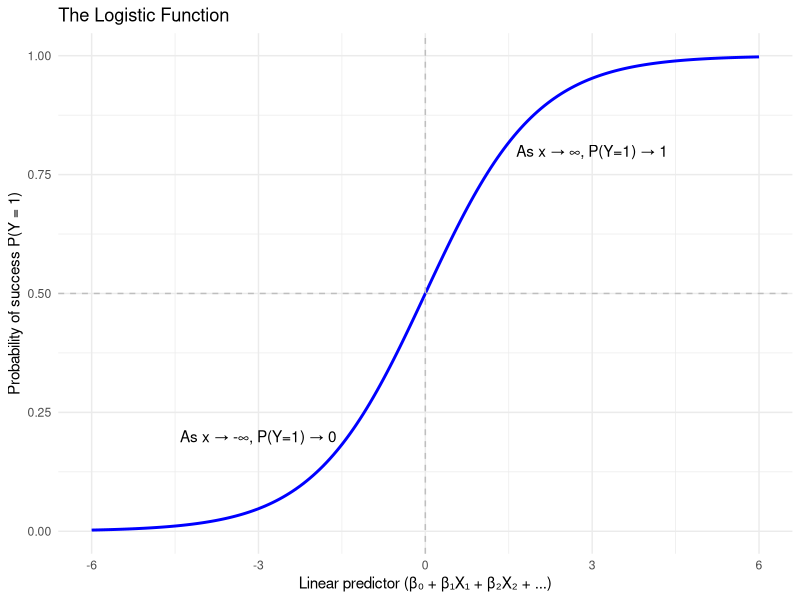
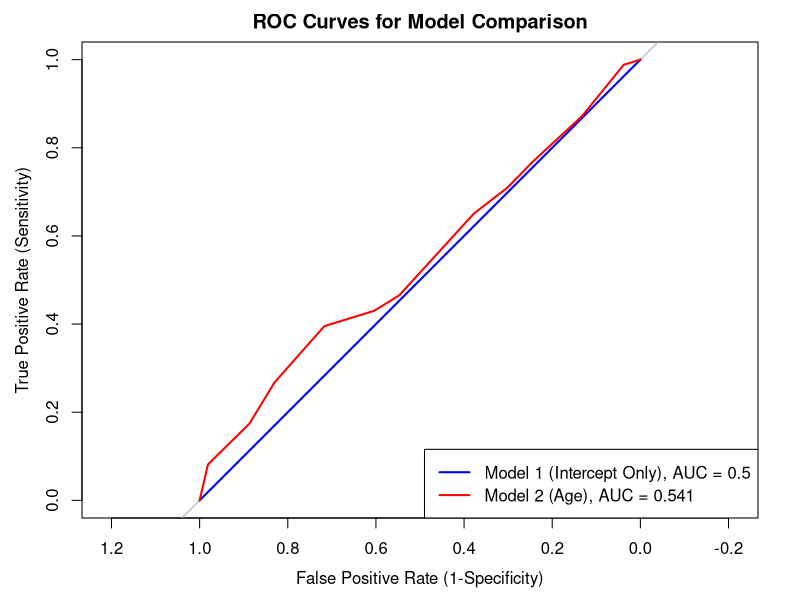
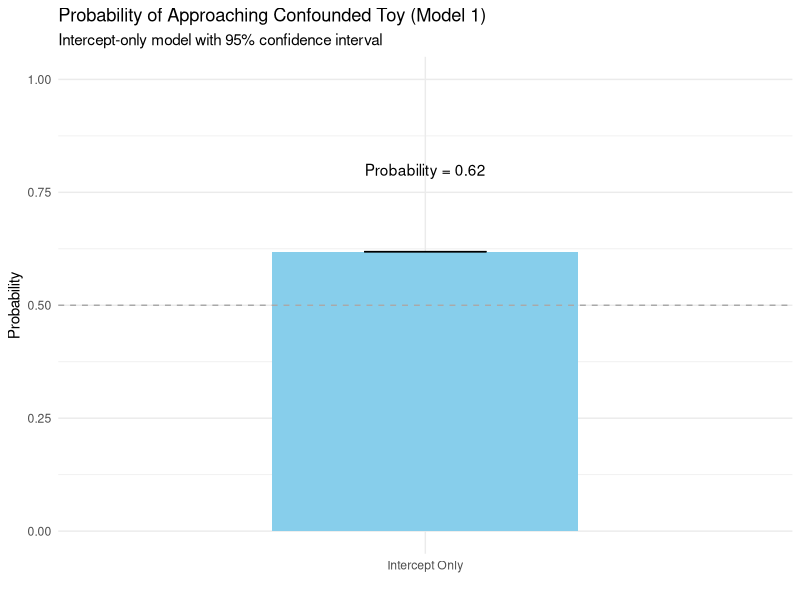
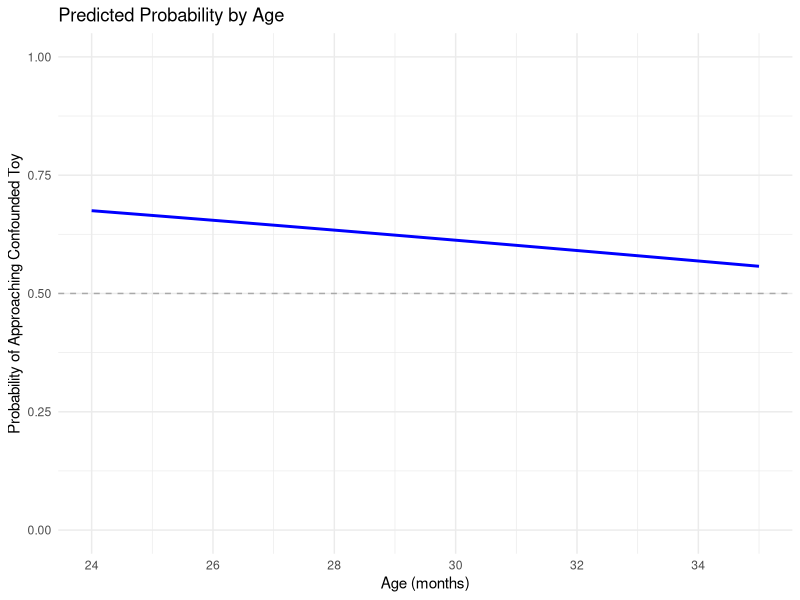

The R source for these figures, in order:
## ---- chunk 1
knitr::opts_chunk$set(
  warning = FALSE,
  message = FALSE,
  echo = TRUE,
  fig.width = 8,
  fig.height = 5
)
## ---- chunk 2
library(ggplot2)

# Create data for the logistic curve
x <- seq(-6, 6, length.out = 200)
y <- 1 / (1 + exp(-x))

# Plot the logistic curve
ggplot(data.frame(x = x, y = y), aes(x = x, y = y)) +
  geom_line(color = "blue", size = 1) +
  labs(
    x = "Linear predictor (β₀ + β₁X₁ + β₂X₂ + ...)",
    y = "Probability of success P(Y = 1)",
    title = "The Logistic Function"
  ) +
  theme_minimal() +
  geom_hline(yintercept = 0.5, linetype = "dashed", color = "gray") +
  geom_vline(xintercept = 0, linetype = "dashed", color = "gray") +
  annotate("text", x = -3, y = 0.2, label = "As x → -∞, P(Y=1) → 0") +
  annotate("text", x = 3, y = 0.8, label = "As x → ∞, P(Y=1) → 1")
## ---- chunk 3
library(tidyverse)
library(lme4)      # For mixed-effects logistic regression
library(ggplot2)   # For plotting
# Load data
data <- read.csv("case_study_data.csv")
head(data)
## ---- chunk 4
# Clean and reshape the data
clean_data <- data %>%
  select(subject_id, 
         age,
         pair_1_first_pick_confounding,
         pair_2_first_pick_confounding,
         pair_3_first_pick_confounding) %>%
  pivot_longer(
    cols = starts_with("pair"),
    names_to = "pair",
    values_to = "confounding"
  ) %>%
  filter(!is.na(confounding), confounding %in% c("C", "U"))

# Create a binary outcome variable (1 = approached confounded toy first)
analysis_data <- clean_data %>%
  mutate(
    approach_confounded = confounding == "C",
    age_centered = scale(age, center = TRUE, scale = FALSE)[,1]  # Center age
  )

# View the prepared data
head(analysis_data)
## ---- chunk 5
# Calculate overall proportions
overall_proportions <- clean_data %>%
  summarize(
    total = n(),
    confounded = sum(confounding == "C"),
    unconfounded = sum(confounding == "U"),
    prop_confounded = confounded/total,
    prop_unconfounded = unconfounded/total
  )

print("Overall Proportions:")
print(overall_proportions)

# Binomial test against chance
binom_test <- binom.test(
  x = overall_proportions$confounded,
  n = overall_proportions$total,
  p = 0.5,  
  alternative = "two.sided"
)

# Print results
print("Binomial Test Results:")
print(paste0(
  "Binomial test: observed proportion = ", 
  round(overall_proportions$prop_confounded, 3),
  ", p = ", 
  round(binom_test$p.value, 3),
  ", 95% CI [",
  round(binom_test$conf.int[1], 3),
  ", ",
  round(binom_test$conf.int[2], 3),
  "]"
))
## ---- chunk 6
# Simple logistic regression model with just an intercept
model1 <- glmer(approach_confounded ~ 1 + (1|subject_id), 
                family = binomial(link = "logit"), 
                data = analysis_data)

summary(model1)
## ---- chunk 7
# Extract the fixed effect (intercept)
intercept <- fixef(model1)[1]

# Convert log odds to probability
probability <- 1 / (1 + exp(-intercept))
cat("Probability of approaching the confounded toy:", probability, "\n")

# Convert to odds ratio
odds_ratio <- exp(intercept)
cat("Odds ratio:", odds_ratio, "\n")
cat("This means the odds of approaching the confounded toy are", 
    round(odds_ratio, 2), "times higher than approaching the unconfounded toy")
## ---- chunk 8
# Logistic regression model with age as predictor
model2 <- glmer(approach_confounded ~ age_centered + (1|subject_id), 
                family = binomial(link = "logit"), 
                data = analysis_data)

summary(model2)
## ---- chunk 9
# Compare models using AIC and BIC
aic_values <- AIC(model1, model2)
bic_values <- BIC(model1, model2)

comparison_df <- data.frame(
  Model = c("Intercept Only", "Age"),
  AIC = aic_values$AIC,
  BIC = bic_values$BIC,
  df = c(attr(logLik(model1), "df"), attr(logLik(model2), "df"))
)

comparison_df
## ---- chunk 10
# Test if adding age improves the model
anova(model1, model2)

## ---- chunk 11
# Calculate ROC curves for both models
library(pROC)
roc1 <- roc(analysis_data$approach_confounded, fitted(model1))
roc2 <- roc(analysis_data$approach_confounded, fitted(model2))

# Plot ROC curves
plot(roc1, col = "blue", main = "ROC Curves for Model Comparison",
     xlab = "False Positive Rate (1-Specificity)", 
     ylab = "True Positive Rate (Sensitivity)")
lines(roc2, col = "red")
legend("bottomright", 
       legend = c(paste("Model 1 (Intercept Only), AUC =", round(auc(roc1), 3)), 
                 paste("Model 2 (Age), AUC =", round(auc(roc2), 3))),
       col = c("blue", "red"), lwd = 2)

# Compare AUC values
cat("Model 1 AUC:", round(auc(roc1), 3), "\n")
cat("Model 2 AUC:", round(auc(roc2), 3), "\n")
## ---- chunk 12
# Extract the fixed effect (intercept)
intercept <- fixef(model1)[1]

# Convert log odds to probability
probability <- 1 / (1 + exp(-intercept))

# Create a simple visualization of the intercept model
intercept_data <- data.frame(
  Model = "Intercept Only",
  Probability = probability
)

# Add confidence interval
# Extract variance of random effect
random_effect_var <- as.data.frame(VarCorr(model1))$vcov[1]
# Calculate standard error
se <- sqrt(random_effect_var)
# Calculate 95% confidence interval
z <- qnorm(0.975)  # 1.96 for 95% CI
lower_ci <- 1 / (1 + exp(-(intercept - z*se)))
upper_ci <- 1 / (1 + exp(-(intercept + z*se)))

# Add to dataframe
intercept_data$lower_ci <- lower_ci
intercept_data$upper_ci <- upper_ci

# Plot
ggplot(intercept_data, aes(x = Model, y = Probability)) +
  geom_bar(stat = "identity", fill = "skyblue", width = 0.5) +
  geom_errorbar(aes(ymin = lower_ci, ymax = upper_ci), width = 0.2) +
  geom_hline(yintercept = 0.5, linetype = "dashed", color = "darkgray") +
  labs(
    title = "Probability of Approaching Confounded Toy (Model 1)",
    subtitle = "Intercept-only model with 95% confidence interval",
    y = "Probability",
    x = ""
  ) +
  theme_minimal() +
  ylim(0, 1) +
  annotate("text", x = 1, y = 0.8, 
           label = paste("Probability =", round(probability, 2)))
## ---- chunk 13
# Create a data frame with ages for prediction
new_data <- data.frame(
  age_centered = seq(min(analysis_data$age_centered), 
                    max(analysis_data$age_centered), 
                    length.out = 100),
  subject_id = NA  # Not used in prediction when re.form = NA
)

# Add predicted probabilities
new_data$predicted_prob <- predict(model2, newdata = new_data, 
                                 re.form = NA, type = "response")

# Convert age centered back to actual age for plotting
# First get the mean age from the original dataset
mean_age <- mean(analysis_data$age)
new_data$age_in_months <- new_data$age_centered + mean_age

# Plot
ggplot(new_data, aes(x = age_in_months, y = predicted_prob)) +
  geom_line(size = 1, color = "blue") +
  labs(x = "Age (months)", 
       y = "Probability of Approaching Confounded Toy",
       title = "Predicted Probability by Age") +
  theme_minimal() +
  geom_hline(yintercept = 0.5, linetype = "dashed", color = "darkgray") +
  ylim(0, 1) +
  scale_x_continuous(breaks = seq(24, 36, by = 2))
## ---- chunk 14
# Create squared age term
analysis_data$age_centered_squared <- analysis_data$age_centered^2

# Model with quadratic age term
model_age_quadratic <- glmer(approach_confounded ~ age_centered + 
                            age_centered_squared + (1|subject_id), 
                            family = binomial(link = "logit"), 
                            data = analysis_data)

summary(model_age_quadratic)
## ---- chunk 15
# Check number of events (successes)
sum(analysis_data$approach_confounded)

# Check events per variable (EPV) for model2 (or another model that exists)
sum(analysis_data$approach_confounded) / length(fixef(model2))
## ---- chunk 16
# Create a linear model for VIF calculation
model_lm <- lm(as.numeric(approach_confounded) ~ age_centered, 
              data = analysis_data)

# Calculate VIFs (requires car package)
# car::vif(model_lm)
